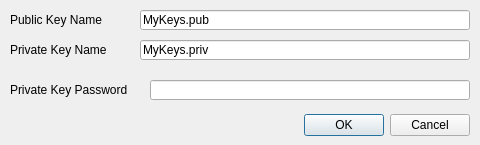
<?xml version="1.0" encoding="UTF-8"?>
<ui version="4.0">
 <class>CreateKeysField</class>
 <widget class="QDialog" name="CreateKeysField">
  <property name="geometry">
   <rect>
    <x>0</x>
    <y>0</y>
    <width>480</width>
    <height>145</height>
   </rect>
  </property>
  <property name="windowTitle">
   <string>Dialog</string>
  </property>
  <widget class="QDialogButtonBox" name="buttonBox">
   <property name="geometry">
    <rect>
     <x>10</x>
     <y>110</y>
     <width>460</width>
     <height>30</height>
    </rect>
   </property>
   <property name="orientation">
    <enum>Qt::Horizontal</enum>
   </property>
   <property name="standardButtons">
    <set>QDialogButtonBox::Cancel|QDialogButtonBox::Ok</set>
   </property>
  </widget>
  <widget class="QLineEdit" name="PublicLocField">
   <property name="geometry">
    <rect>
     <x>140</x>
     <y>10</y>
     <width>330</width>
     <height>20</height>
    </rect>
   </property>
   <property name="text">
    <string>MyKeys.pub</string>
   </property>
  </widget>
  <widget class="QLineEdit" name="PasswordField">
   <property name="geometry">
    <rect>
     <x>150</x>
     <y>80</y>
     <width>320</width>
     <height>20</height>
    </rect>
   </property>
   <property name="maxLength">
    <number>255</number>
   </property>
   <property name="echoMode">
    <enum>QLineEdit::Password</enum>
   </property>
  </widget>
  <widget class="QLabel" name="label">
   <property name="geometry">
    <rect>
     <x>10</x>
     <y>10</y>
     <width>130</width>
     <height>20</height>
    </rect>
   </property>
   <property name="text">
    <string>Public Key Name</string>
   </property>
  </widget>
  <widget class="QLabel" name="label_2">
   <property name="geometry">
    <rect>
     <x>10</x>
     <y>80</y>
     <width>130</width>
     <height>20</height>
    </rect>
   </property>
   <property name="text">
    <string>Private Key Password</string>
   </property>
  </widget>
  <widget class="QLineEdit" name="PrivateLocField">
   <property name="geometry">
    <rect>
     <x>140</x>
     <y>40</y>
     <width>330</width>
     <height>20</height>
    </rect>
   </property>
   <property name="text">
    <string>MyKeys.priv</string>
   </property>
  </widget>
  <widget class="QLabel" name="label_3">
   <property name="geometry">
    <rect>
     <x>10</x>
     <y>40</y>
     <width>130</width>
     <height>20</height>
    </rect>
   </property>
   <property name="text">
    <string>Private Key Name</string>
   </property>
  </widget>
 </widget>
 <resources/>
 <connections>
  <connection>
   <sender>buttonBox</sender>
   <signal>accepted()</signal>
   <receiver>CreateKeysField</receiver>
   <slot>accept()</slot>
   <hints>
    <hint type="sourcelabel">
     <x>248</x>
     <y>254</y>
    </hint>
    <hint type="destinationlabel">
     <x>157</x>
     <y>274</y>
    </hint>
   </hints>
  </connection>
  <connection>
   <sender>buttonBox</sender>
   <signal>rejected()</signal>
   <receiver>CreateKeysField</receiver>
   <slot>reject()</slot>
   <hints>
    <hint type="sourcelabel">
     <x>316</x>
     <y>260</y>
    </hint>
    <hint type="destinationlabel">
     <x>286</x>
     <y>274</y>
    </hint>
   </hints>
  </connection>
 </connections>
</ui>
